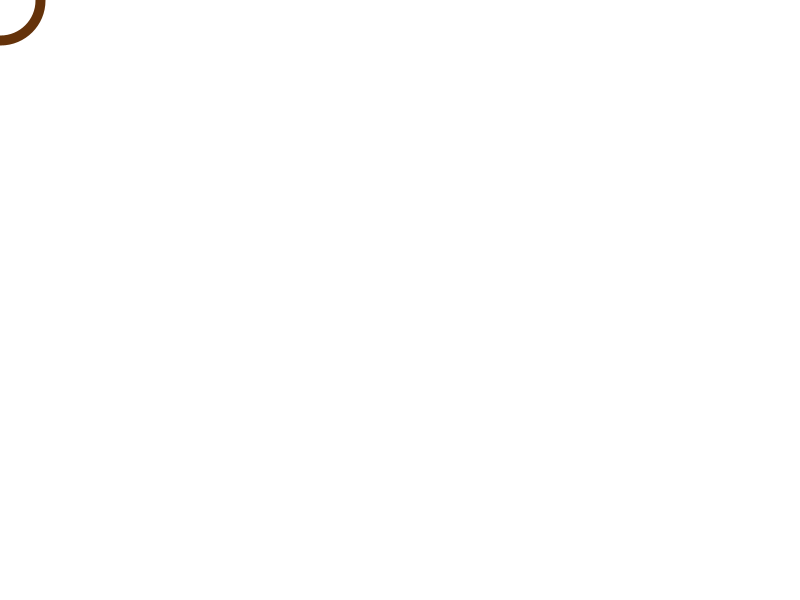
Frame 1 (no input)
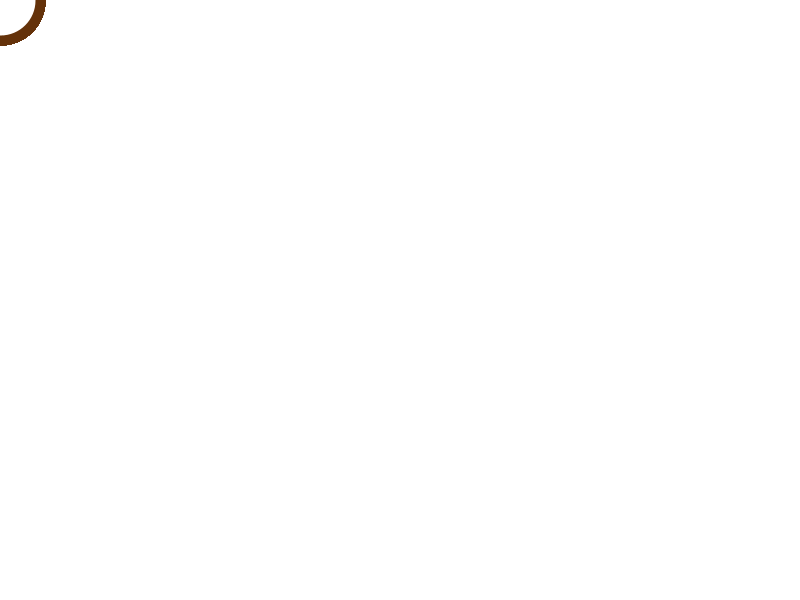
Frame 60 (the mouse pressed at the canvas centre just before this capture)
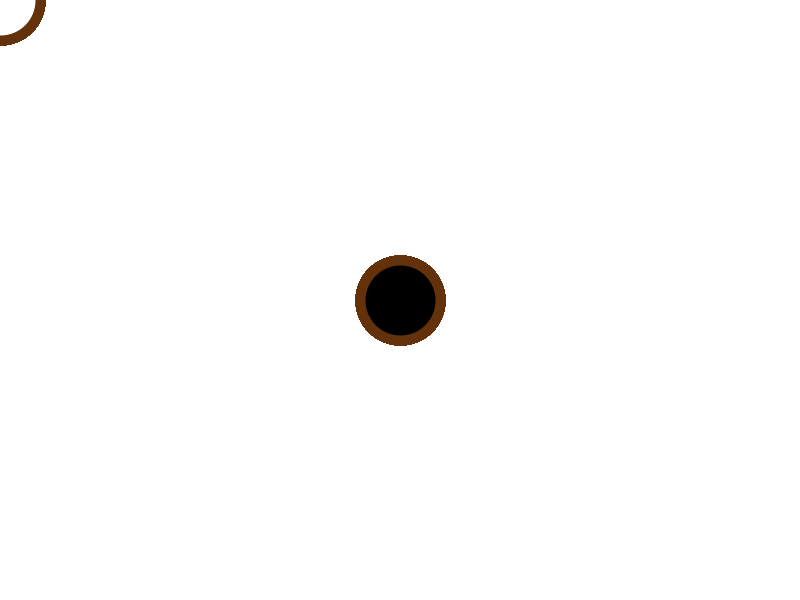
Frame 120 (the mouse held since frame 60 and released just before this capture)

The Processing sketch that drew these frames (run headless with seeded random() and noise(); from frame 60 on, the mouse is pressed at the canvas centre):

// Processing sketch: Basic03
// ── Basic03.pde
/*
These lessons are based, copied and sometimes modified from the following repos:
visiophone/LSI
jeffThompson/ProcessingTeachingSketches
*/

void setup() 
{  
  size(800, 600);
  background(255);
  smooth();
}

void draw() 
{ 
  //mousePressed is another global variable which checks mouse activity, namely, if it is pressed or not
  //mouseX and mouseY checks the position of the mouse within the screen sketch
  //check the reference and read about this variable and see the main reference language page
  
  //We can also use conditionals to perform tasks
  //In this case, if mousePressed is true then paint the ellipse black, if not (i.e. else) paint it white  
  if (mousePressed) 
  {
    fill(0);
  } 
  else 
  {
    fill(255);
  }
  //stroke defines the color of the stroke (r,g,b)
  stroke(100,50,10);
  //strokeWeight defines the thickness of the stroke (in pixels)
  strokeWeight(10);
  ellipse(mouseX, mouseY, 80, 80);
}
